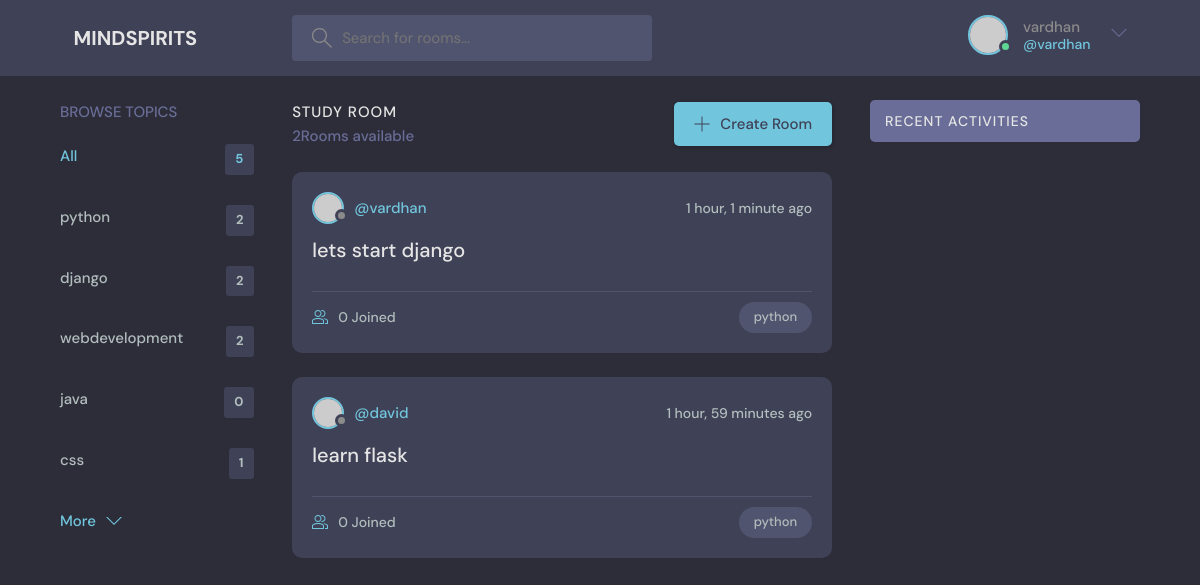
Page /?q=python (signed in) on the committed database.
### base/models.py (models this page shows, shortened)
class topic(models.Model):
    name=models.CharField(max_length=200)

class Room(models.Model):
    host=models.ForeignKey(User,on_delete=models.SET_NULL,null=True)
    topic=models.ForeignKey(topic,on_delete=models.SET_NULL,null=True)
    name=models.CharField(max_length=200)
    description=models.TextField(null=True,blank=True)
    participants=models.ManyToManyField(User,related_name='participants',blank=True)
    updated=models.DateTimeField(auto_now=True)
    created=models.DateTimeField(auto_now_add=True)
    class Meta:
        ordering=['-updated','-created']

### base/views.py (the view)
# urls.py: path('',views.homemain,name='home'),
def homemain(request):
    q=request.GET.get('q') if request.GET.get('q') != None else ''
    rooms=Room.objects.filter(
        Q(topic__name__icontains=q)|
        Q(name__icontains=q) |
        Q(description__icontains=q)
    )
    Topic =topic.objects.all()
    room_count=rooms.count()
    room_messages=message.objects.filter(Q(room__topic__name__icontains=q))
    context = {'rooms': rooms,'topics':Topic,'room_count':room_count,'room_messages':room_messages}
    return render(request,'base/home.html', context)

### base/templates/base/home.html (shortened to what this page needs)
{%extends 'main.html' %}
{%block content%}
<main class="layout layout--3">
  <div class="container">
    {% include 'base/topics_component.html' %}
    <div class="roomList">
      <div class="roomList__header">
        <div>
          <h2>Study Room</h2>
          <p>{{room_count}}Rooms available</p>
        </div>
        <a class="btn btn--main" href="{% url 'create_room' %}">
          <svg version="1.1" xmlns="http://www.w3.org/2000/svg" width="32" height="32" viewBox="0 0 32 32">
            <title>add</title>
            <path
              d="M16.943 0.943h-1.885v14.115h-14.115v1.885h14.115v14.115h1.885v-14.115h14.115v-1.885h-14.115v-14.115z"
            ></path>
          </svg>
          Create Room
        </a>
      </div>
      {%include 'base/feed_component.html' %}
    </div>
    {%include 'base/activity_component.html' %}
  </div>
</main>
{%endblock%}

### templates/nav.html (shortened to what this page needs)
{%load static%}
<header class="header header--loggedIn">
    <div class="container">
      <a href="{% url 'home' %}" class="header__logo">
        <h1>MINDSPIRITS</h1>
      </a>
      <form class="header__search" method="GET" action="{% url 'home' %}">
        <label>
          <input name="q"  placeholder="Search for rooms..." />
        </label>
      </form>
      <nav class="header__menu">
        {% if request.user.is_authenticated %}
        <div class="header__user">
          <a href="profile.html">
            <div class="avatar avatar--medium active">
              <img src="https://randomuser.me/api/portraits/men/37.jpg" />
            </div>
            <p>{{request.user.username}} <span>@{{request.user.username}}</span></p>
          </a>
          <button class="dropdown-button">
            <svg version="1.1" xmlns="http://www.w3.org/2000/svg" width="32" height="32" viewBox="0 0 32 32">
              <title>chevron-down</title>
              <path d="M16 21l-13-13h-3l16 16 16-16h-3l-13 13z"></path>
            </svg>
          </button>
        </div>
        {%else%}
        <a href="{%url 'login' %}">
          <img src="{% static 'images/avatar.svg' %}" />
          <p>Login</p>
        </a>
        {%endif%}
      </nav>
    </div>
</header>

### base/templates/base/topics_component.html
<div class="topics">
    <div class="topics__header">
        <h2>Browse Topics</h2>
    </div>
    <ul class="topics__list">
        <li>
        <a href="{%url 'home' %}" class="active">All <span>{{topics.count}}</span></a>
        </li>
        {%for topic in topics %}
        <li>
        <a href="{% url 'home' %}?q={{topic.name}}">{{topic.name}} <span>{{topic.room_set.all.count}}</span></a>
        </li>
        {%endfor%}
    </ul>
    <a class="btn btn--link" href="topics.html">
        More
        <svg version="1.1" xmlns="http://www.w3.org/2000/svg" width="32" height="32" viewBox="0 0 32 32">
        <title>chevron-down</title>
        <path d="M16 21l-13-13h-3l16 16 16-16h-3l-13 13z"></path>
        </svg>
    </a>
</div>

### base/templates/base/feed_component.html (shortened to what this page needs)
{% for room in rooms %}
<div class="roomListRoom">
    <div class="roomListRoom__header">
      <a href="{%url 'user-profile' room.host.id %}" class="roomListRoom__author">
        <div class="avatar avatar--small">
          <img src="https://randomuser.me/api/portraits/women/11.jpg" />
        </div>
        <span>@{{room.host.username}}</span>
      </a>
      <div class="roomListRoom__actions">
        <span>{{room.created|timesince}} ago</span>
      </div>
    </div>
    <div class="roomListRoom__content">
      <a href="{%url 'room' room.id %}">{{room.name}}</a>
    </div>
    <div class="roomListRoom__meta">
      <a href="{%url 'room' room.id %}" class="roomListRoom__joined">
        {{room.participants.all.count}} Joined
      </a>
      <p class="roomListRoom__topic">{{room.topic.name}}</p>
    </div>
</div>
{%endfor%}

### rows in the picture
topic: name "python", room_set.all.count "2"
topic: name "django", room_set.all.count "2"
topic: name "webdevelopment", room_set.all.count "2"
topic: name "java", room_set.all.count "0"
topic: name "css", room_set.all.count "1"
Room: host.username "vardhan", created "1 hour, 1 minute", name "lets start django", participants.all.count "0", topic.name "python"
Room: host.username "david", created "1 hour, 59 minutes", name "learn flask", participants.all.count "0", topic.name "python"

### other values in the picture
{{ request.user.username }} "vardhan"
{{ topics.count }} "5"
{{ room_count }} "2"
